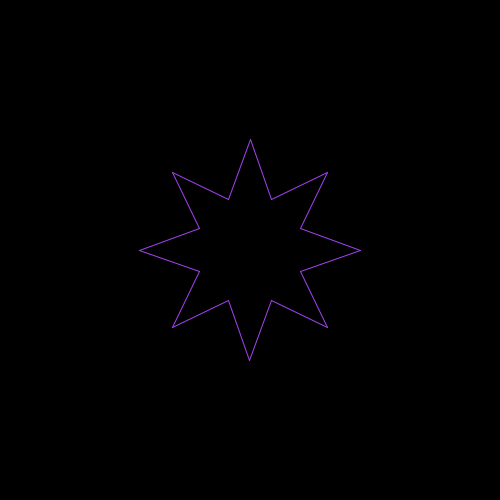
Frame 1 (no input)
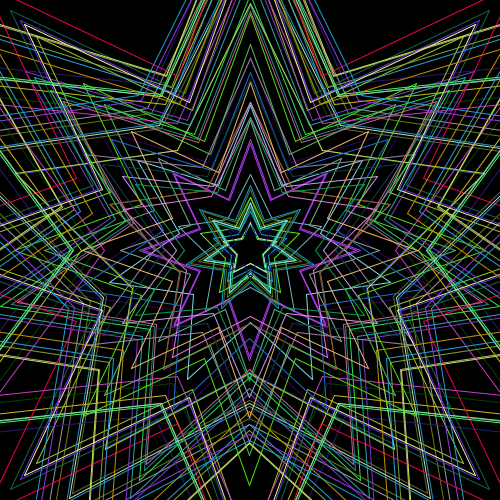
Frame 60 (the mouse pressed at the canvas centre just before this capture)
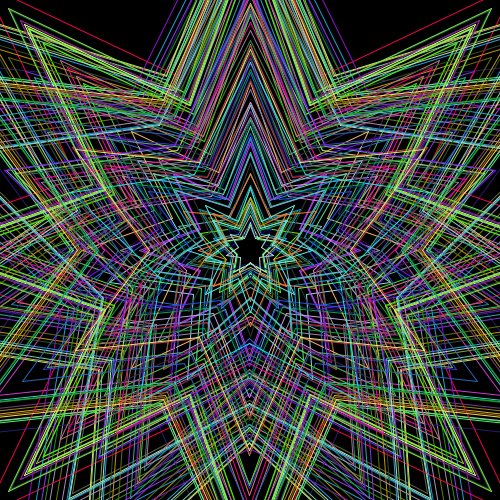
Frame 120 (the mouse held since frame 60 and released just before this capture)

The Processing sketch that drew these frames (run headless with seeded random() and noise(); from frame 60 on, the mouse is pressed at the canvas centre):

// Processing sketch: Stars2
// ── Stars2.pde
void setup()
{
  size(500, 500);
  background(0);
}

void Star()
{
  float op = 200;
  stroke(random(0,255), random(0,255), random(0,255));
  float x, y;
  float radius = random(20,400);
  float cx = 250;
  float cy = 250;
  float points = int(random(5,9));
  float thetaInc = TWO_PI / (points * 2);
  float px = cx, py = cy - radius;
  
  for(float p = 1 ; p <= (points * 2); p ++)
  {
    float r = radius;
    if (p % 2 == 1)
    {
      r /= 2;
    }
    
    float theta = p * thetaInc;
    x = cx + sin(theta) * r;
    y = cy - cos(theta) * r;
    line(px, py, x, y);
    px = x;
    py = y;
  }
}
  

void draw()
{
    Star();
}
